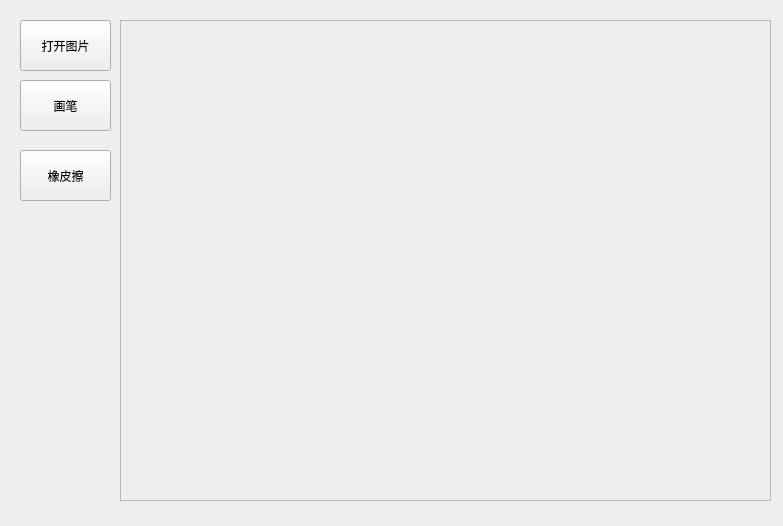
<?xml version="1.0" encoding="UTF-8"?>
<ui version="4.0">
 <class>XimageEdit</class>
 <widget class="QWidget" name="XimageEdit">
  <property name="geometry">
   <rect>
    <x>0</x>
    <y>0</y>
    <width>783</width>
    <height>526</height>
   </rect>
  </property>
  <property name="windowTitle">
   <string>XimageEdit</string>
  </property>
  <widget class="QPushButton" name="openfile">
   <property name="geometry">
    <rect>
     <x>20</x>
     <y>20</y>
     <width>91</width>
     <height>51</height>
    </rect>
   </property>
   <property name="text">
    <string>打开图片</string>
   </property>
  </widget>
  <widget class="QScrollArea" name="scrollArea">
   <property name="geometry">
    <rect>
     <x>120</x>
     <y>20</y>
     <width>651</width>
     <height>481</height>
    </rect>
   </property>
   <property name="widgetResizable">
    <bool>true</bool>
   </property>
   <widget class="Ximage" name="image">
    <property name="geometry">
     <rect>
      <x>0</x>
      <y>0</y>
      <width>649</width>
      <height>479</height>
     </rect>
    </property>
   </widget>
  </widget>
  <widget class="QPushButton" name="Draw_Pen">
   <property name="geometry">
    <rect>
     <x>20</x>
     <y>80</y>
     <width>91</width>
     <height>51</height>
    </rect>
   </property>
   <property name="text">
    <string>画笔</string>
   </property>
  </widget>
  <widget class="QPushButton" name="Erase">
   <property name="geometry">
    <rect>
     <x>20</x>
     <y>150</y>
     <width>91</width>
     <height>51</height>
    </rect>
   </property>
   <property name="text">
    <string>橡皮擦</string>
   </property>
  </widget>
 </widget>
 <layoutdefault spacing="6" margin="11"/>
 <customwidgets>
  <customwidget>
   <class>Ximage</class>
   <extends>QWidget</extends>
   <header location="global">Ximage.h</header>
   <container>1</container>
  </customwidget>
 </customwidgets>
 <resources/>
 <connections/>
</ui>
